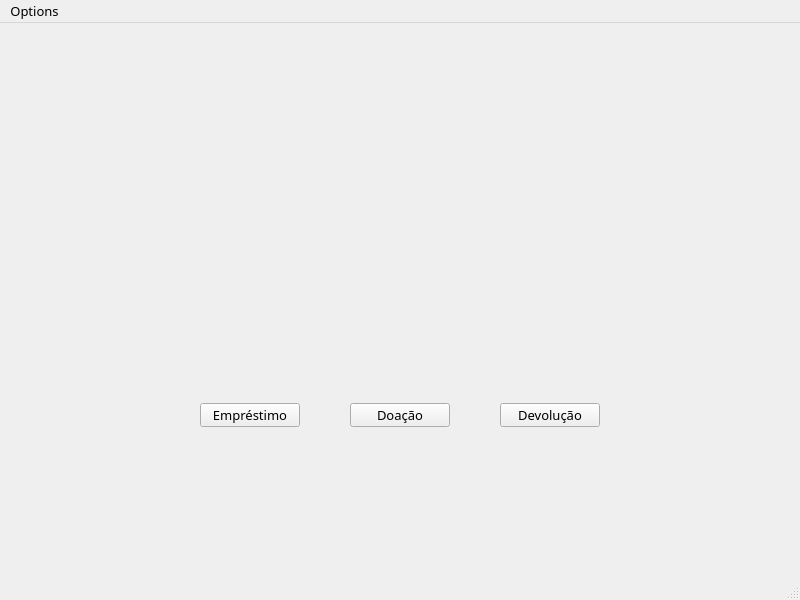
<?xml version="1.0" encoding="UTF-8"?>
<ui version="4.0">
 <class>MainWindow</class>
 <widget class="QMainWindow" name="MainWindow">
  <property name="geometry">
   <rect>
    <x>0</x>
    <y>0</y>
    <width>800</width>
    <height>600</height>
   </rect>
  </property>
  <property name="minimumSize">
   <size>
    <width>800</width>
    <height>600</height>
   </size>
  </property>
  <property name="maximumSize">
   <size>
    <width>800</width>
    <height>600</height>
   </size>
  </property>
  <property name="font">
   <font>
    <family>Fira Code</family>
    <pointsize>10</pointsize>
   </font>
  </property>
  <property name="windowTitle">
   <string>MainWindow</string>
  </property>
  <widget class="QWidget" name="centralwidget">
   <widget class="QLabel" name="background">
    <property name="geometry">
     <rect>
      <x>0</x>
      <y>0</y>
      <width>800</width>
      <height>600</height>
     </rect>
    </property>
    <property name="minimumSize">
     <size>
      <width>800</width>
      <height>600</height>
     </size>
    </property>
    <property name="text">
     <string/>
    </property>
   </widget>
   <widget class="QPushButton" name="b_doa">
    <property name="geometry">
     <rect>
      <x>350</x>
      <y>380</y>
      <width>100</width>
      <height>24</height>
     </rect>
    </property>
    <property name="text">
     <string>Doação</string>
    </property>
   </widget>
   <widget class="QPushButton" name="b_dev">
    <property name="geometry">
     <rect>
      <x>500</x>
      <y>380</y>
      <width>100</width>
      <height>24</height>
     </rect>
    </property>
    <property name="text">
     <string>Devolução</string>
    </property>
   </widget>
   <widget class="QPushButton" name="b_emp">
    <property name="geometry">
     <rect>
      <x>200</x>
      <y>380</y>
      <width>100</width>
      <height>24</height>
     </rect>
    </property>
    <property name="text">
     <string>Empréstimo</string>
    </property>
   </widget>
  </widget>
  <widget class="QMenuBar" name="menubar">
   <property name="geometry">
    <rect>
     <x>0</x>
     <y>0</y>
     <width>800</width>
     <height>21</height>
    </rect>
   </property>
   <widget class="QMenu" name="menuAbout">
    <property name="title">
     <string>Options</string>
    </property>
    <addaction name="actionAbout"/>
    <addaction name="actionSair"/>
   </widget>
   <addaction name="menuAbout"/>
  </widget>
  <widget class="QStatusBar" name="statusbar"/>
  <action name="actionAbout">
   <property name="text">
    <string>About</string>
   </property>
  </action>
  <action name="actionSair">
   <property name="text">
    <string>Sair</string>
   </property>
  </action>
 </widget>
 <resources/>
 <connections/>
</ui>
